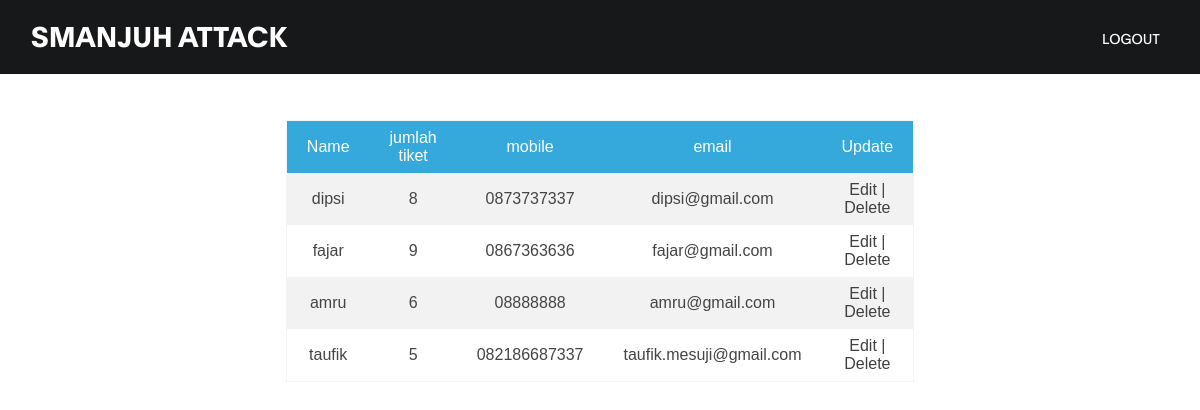
The app's page /ksi_utp/admin.php with its own data.
### tables this page shows
CREATE TABLE `crud` (
  `id` int(11) NOT NULL,
  `name` varchar(50) NOT NULL,
  `tikett` int(11) NOT NULL,
  `mobile` varchar(50) NOT NULL,
  `email` varchar(50) NOT NULL
);

### ksi_utp/admin.php (the view, shortened to what this page needs)
<?php
include_once("koneksi.php");
$result = mysqli_query($conn, "SELECT * FROM crud ORDER BY id DESC");
?>
<html>
<head>
    <link rel="stylesheet" href="css/bootstrap.min.css">
     <link rel="stylesheet" href="css/font-awesome.min.css">
     <link rel="stylesheet" href="css/aos.css">
    <link rel="stylesheet" href="css/tooplate-gymso-style.css">
    <link rel="stylesheet" type="text/css" href="styleadmin.css">
</head>
<body data-spy="scroll" data-target="#navbarNav" data-offset="50">
<nav class="navbar navbar-expand-lg fixed-top">
        <div class="container">
            <a class="navbar-brand" href="#home">SMANJUH ATTACK</a>
        </div>
        <div class="collapse navbar-collapse" id="navbarNav">
                <ul class="navbar-nav ml-lg-auto">
                    <li class="nav-item">
                        <a href="logout.php" class="nav-link smoothScroll">Logout</a>
                    </li>
                </ul>
            </div>
    </nav>
 <br><br><br><br><br>
    <table class="table1" align="center">
    <tr>
        <th>Name</th> <th>jumlah tiket</th> <th>mobile</th> <th>email</th> <th>Update</th>
    </tr>
    <?php
    while($user_data = mysqli_fetch_array($result)) {
        echo "<tr>";
        echo "<td>".$user_data['name']."</td>";
        echo "<td>".$user_data['tikett']."</td>";
        echo "<td>".$user_data['mobile']."</td>";
        echo "<td>".$user_data['email']."</td>";
        echo "<td><a href='edit1.php?id=$user_data[id]'>Edit</a> | <a href='delete.php?id=$user_data[id]'>Delete</a></td></tr>";
    }
    ?>
    </table>
</body>
</html>

### ksi_utp/css/tooplate-gymso-style.css (style rules this page uses)
:root { --primary-color: #f13a11; --white-color: #ffffff; --dark-color: #171819; --about-bg-color: #f9f9f9; --gray-color: #909090; --link-color: #404040; --p-color: #666262; --base-font-family: 'Plain', sans-serif; --font-weight-bold: bold; --font-weight-normal: normal; --font-weight-light: 300; --font-weight-thin: 100; --h1-font-size: 48px; --h2-font-size: 36px; --h3-font-size: 28px; --h4-font-size: 24px; --h5-font-size: 22px; --h6-font-size: 22px; --p-font-size: 18px; --base-font-size: 16px; --menu-font-size: 14px; --border-radius-large: 100%; --border-radius-small: 2px; }
body { background: var(--white-color); font-family: var(--base-font-family); }
* { -webkit-box-sizing: border-box; -moz-box-sizing: border-box; box-sizing: border-box; }
*::before, *::after { -webkit-box-sizing: border-box; -moz-box-sizing: border-box; box-sizing: border-box; }
a { color: var(--link-color); font-weight: normal; text-decoration: none; transition: all 0.3s ease; }
.navbar { background: var(--dark-color); padding: 1rem; }
.navbar-expand-lg .navbar-nav .nav-link { padding-right: 1.5rem; padding-left: 1.5rem; }
.navbar-brand { color: var(--white-color); font-size: var(--h3-font-size); font-weight: var(--font-weight-bold); line-height: normal; padding-top: 0; }
.nav-item .nav-link { display: block; color: var(--white-color); font-size: var(--menu-font-size); font-weight: var(--font-weight-normal); text-transform: uppercase; padding: 2px 6px; }

### ksi_utp/styleadmin.css (style rules this page uses)
.table1 { font-family: sans-serif; color: #444; border-collapse: collapse; width: 50%; border: 1px solid #f2f5f7; }
.table1 tr th { background: #35A9DB; color: #fff; font-weight: normal; }
.table1, th, td { padding: 8px 20px; text-align: center; }
.table1 tr:nth-child(even) { background-color: #f2f2f2; }
.table2, th, td { padding: 8px 20px; text-align: center; }

### records on screen
crud: name "dipsi", tikett "8", mobile "0873737337", email "dipsi@gmail.com"
crud: name "fajar", tikett "9", mobile "0867363636", email "fajar@gmail.com"
crud: name "amru", tikett "6", mobile "08888888", email "amru@gmail.com"
crud: name "taufik", tikett "5", mobile "082186687337", email "taufik.mesuji@gmail.com"
